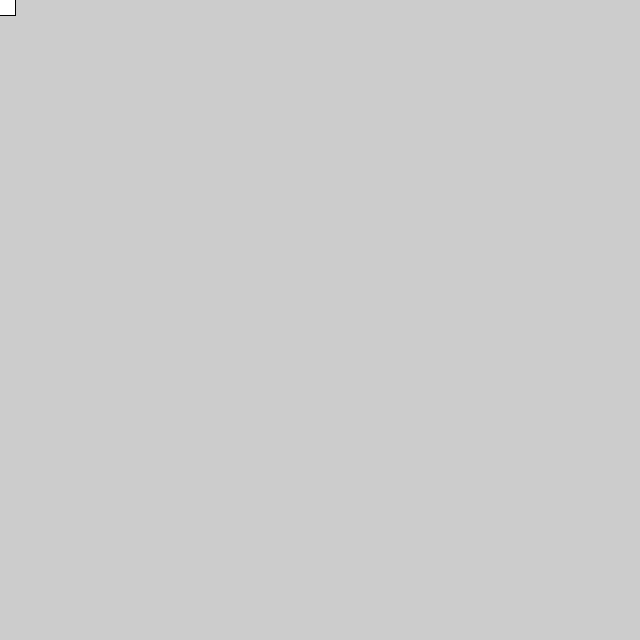
Frame 1 (no input)
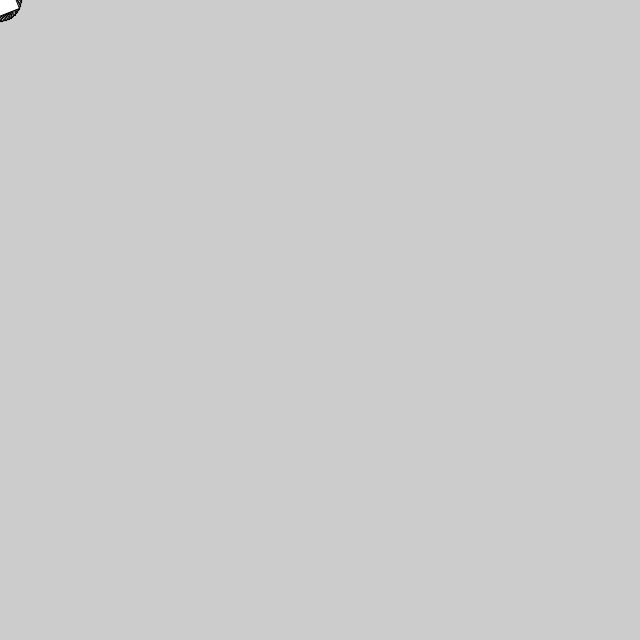
Frame 60 (the mouse pressed at the canvas centre just before this capture)
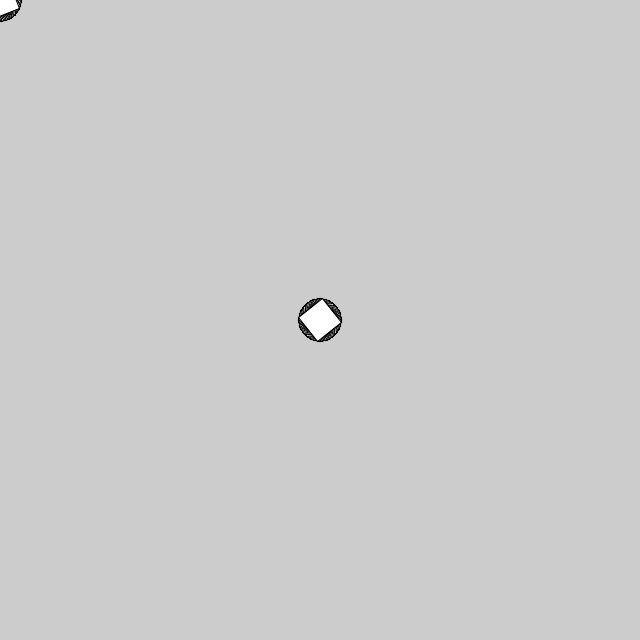
Frame 120 (the mouse held since frame 60 and released just before this capture)

The Processing sketch that drew these frames (run headless with seeded random() and noise(); from frame 60 on, the mouse is pressed at the canvas centre):

// Processing sketch: sketch_170328_example605
// ── sketch_170328_example605.pde
float angle = 0;

/*
* 初期処理
* 初回のみ実行
*/
void setup() {
  size(640, 640);
}

/*
* 描写処理
* 実行中は繰返し実行
*/
void draw() {
  translate(mouseX, mouseY);
  rotate(angle);
  rect(-15, -15, 30, 30);
  angle += 0.1;
}
